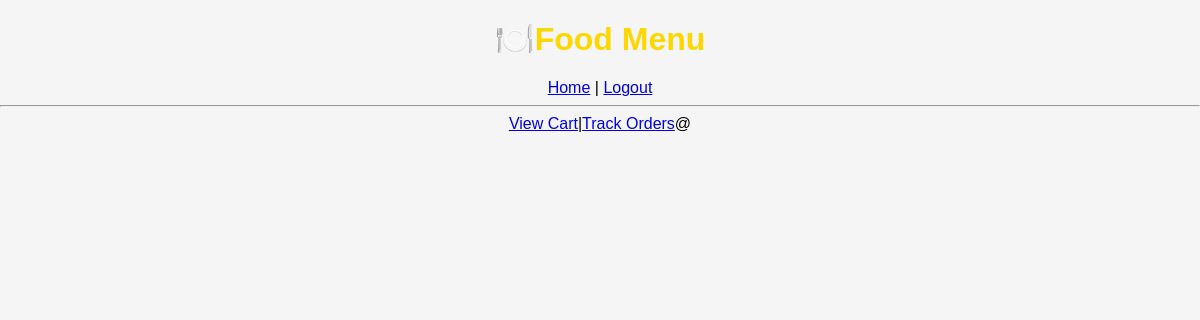
/menu (signed in), run on an earlier commit of the app's database.
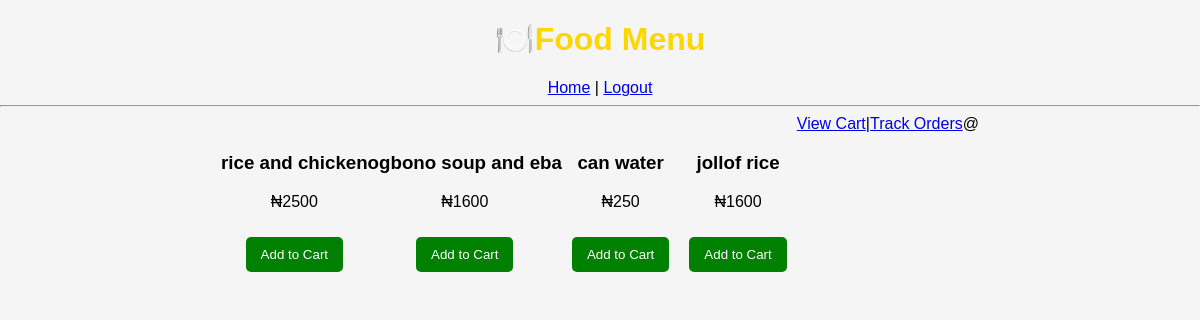
And on a later commit of the database.
### tables this page shows
CREATE TABLE foods (
            id INTEGER PRIMARY KEY AUTOINCREMENT,
            name TEXT,
            price INTEGER,
            image TEXT
        );

### app.py (the view)
@app.route("/menu")
def menu():
    if "user" not in session:
        return redirect("/login")
    conn = get_db()
    foods = conn.execute("SELECT * FROM foods").fetchall()
    conn.close()
    return render_template("menu.html", foods=foods)

### app.py (called while the page is built)
def get_db():
    conn = sqlite3.connect("foods.db")
    conn.row_factory = sqlite3.Row
    return conn

### templates/menu.html (shortened to what this page needs)
<!DOCTYPE html>
<html>
<head>
    <link rel="stylesheet" href="{{ url_for('static', filename='style.css') }}">
</head>
<body style="font-family:Arial; text-align:center;">
    <h1>🍽️Food Menu</h1>
    <a href="/">Home</a> |
    <a href="/logout">Logout</a>
    <hr>
    <div class="menu">
        {% for food in foods %}
        <div class="food-card">
        <h3>{{ food['name'] }}</h3>
        <p>₦{{ food['price'] }}</p>
        <a href="/add-to-cart/{{ food['id'] }}">
            <button>Add to Cart</button>
        </a>
        </div>
      {% endfor %}
      <a href="/cart">View Cart</a>|
      <a href="/orders">Track Orders</a>@
    </div>
</body>
</html>

### static/style.css (style rules this page uses)
body { font-family: Arial, sans-serif; margin: 0; padding: 0; background-color: #f5f5f5; text-align: center; }
h1 { color: gold; margin-top: 20px; }
button { padding: 10px 15px; margin: 10px; border: none; background-color: green; color: white; cursor: pointer; border-radius: 5px; }
.menu { display: flex; flex-wrap: wrap; justify-content: center; }

What changed in the data, as far as the page shows it:
added foods: name "rice and chicken", price "2500"
added foods: name "ogbono soup and eba", price "1600"
added foods: name "can water", price "250"
added foods: name "jollof rice", price "1600"
